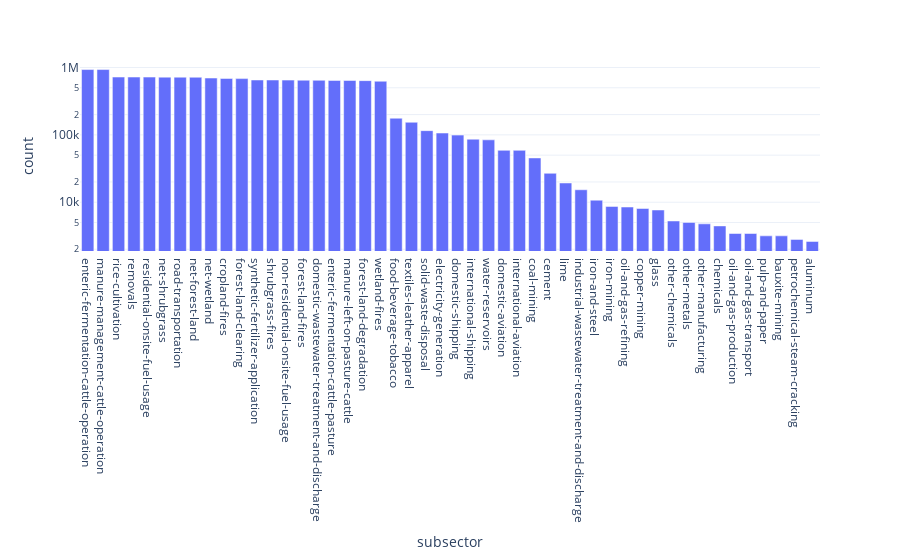

The notebook cell this image was saved under:
### Markdown cell above
Which categories do these records come from?

This shows the full diversity of the sources to consider. The most numerous records concern ships, followed by various treatment plants for cities, forest statistics, etc.

### Code cell
px.bar(sdf_gy
 .select(c_subsector.value_counts(sort=True))
 .collect()
 .unnest(SUBSECTOR),
      x=SUBSECTOR, y="count", log_y=True
)

### Figure 1 — Plotly figure (JSON) as saved in the notebook; plotly's stock layout.template omitted (floating-point values rounded to 4 significant figures)
{"data": [{"alignmentgroup": "True", "hovertemplate": "subsector=%{x}<br>count=%{y}<extra></extra>", "legendgroup": "", "marker": {"color": "#636efa", "pattern": {"shape": ""}}, "name": "", "offsetgroup": "", "orientation": "v", "showlegend": false, "textposition": "auto", "type": "bar", "x": ["enteric-fermentation-cattle-operation", "manure-management-cattle-operation", "rice-cultivation", "removals", "residential-onsite-fuel-usage", "net-shrubgrass", "road-transportation", "net-forest-land", "net-wetland", "cropland-fires", "forest-land-clearing", "synthetic-fertilizer-application", "shrubgrass-fires", "non-residential-onsite-fuel-usage", "forest-land-fires", "domestic-wastewater-treatment-and-discharge", "enteric-fermentation-cattle-pasture", "manure-left-on-pasture-cattle", "forest-land-degradation", "wetland-fires", "food-beverage-tobacco", "textiles-leather-apparel", "solid-waste-disposal", "electricity-generation", "domestic-shipping", "international-shipping", "water-reservoirs", "domestic-aviation", "international-aviation", "coal-mining", "cement", "lime", "industrial-wastewater-treatment-and-discharge", "iron-and-steel", "iron-mining", "oil-and-gas-refining", "copper-mining", "glass", "other-chemicals", "other-metals", "other-manufacturing", "chemicals", "oil-and-gas-production", "oil-and-gas-transport", "pulp-and-paper", "bauxite-mining", "petrochemical-steam-cracking", "aluminum"], "xaxis": "x", "y": [932736, 932736, 721896, 721668, 721152, 719748, 718884, 717120, 697776, 688572, 684240, 652788, 652560, 649863, 647772, 646260, 642888, 642204, 638496, 625584, 176752, 153948, 115500, 106464, 99132, 86256, 84408, 58920, 58920, 45456, 26892, 19308, 15312, 10728, 8664, 8484, 8076, 7668, 5268, 5016, 4776, 4452, 3432, 3432, 3168, 3168, 2808, 2616], "yaxis": "y"}], "layout": {"autosize": true, "barmode": "relative", "legend": {"tracegroupgap": 0}, "margin": {"t": 60}, "xaxis": {"anchor": "y", "autorange": true, "domain": [0, 1], "range": [-0.5, 47.5], "title": {"text": "subsector"}, "type": "category"}, "yaxis": {"anchor": "x", "autorange": true, "domain": [0, 1], "range": [3.276, 6.112], "title": {"text": "count"}, "type": "log"}}}
